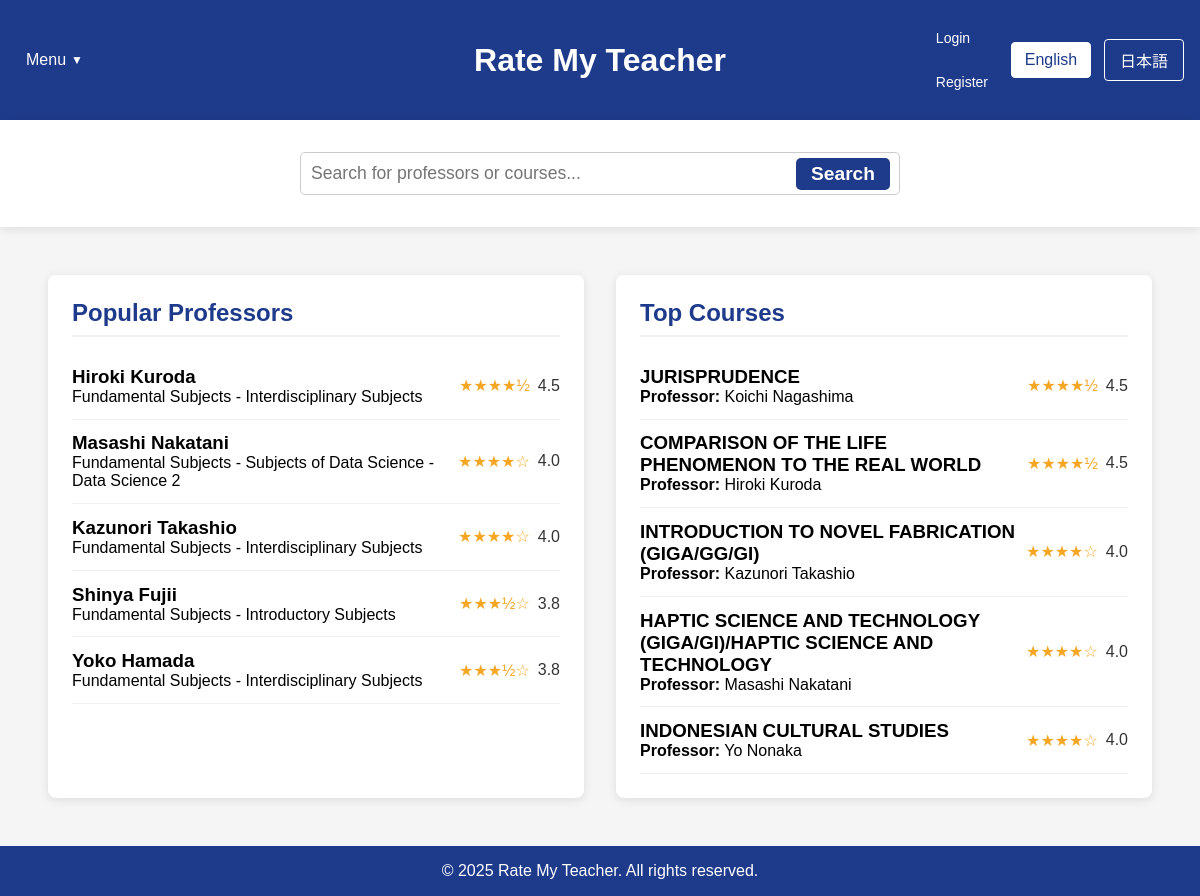
Page /home_fallback.php on the earlier database version.
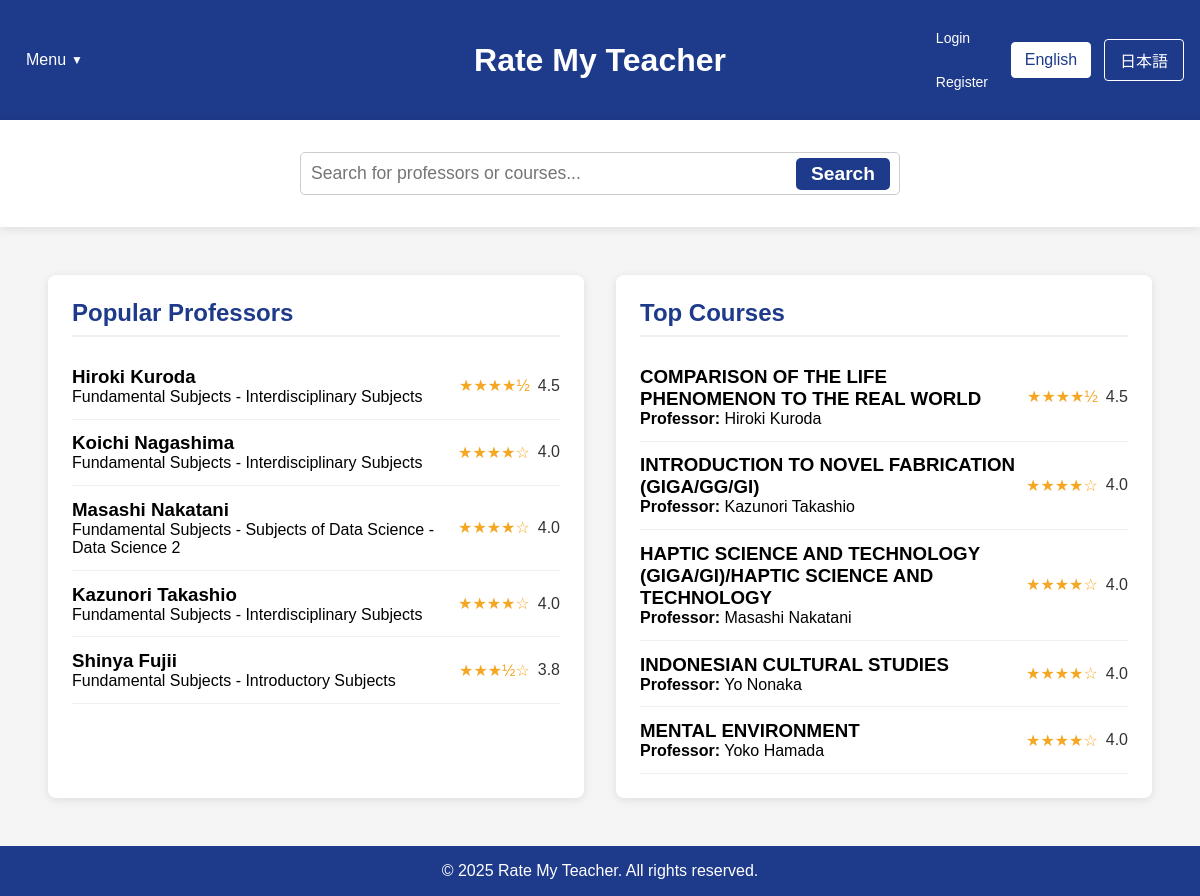
Same page on the later database version.
### tables this page shows
CREATE TABLE professors (
        id INTEGER PRIMARY KEY AUTOINCREMENT,
        name TEXT NOT NULL,
        department TEXT,
        bio TEXT,
        avg_content_quality REAL DEFAULT 0,
        avg_difficulty REAL DEFAULT 0,
        overall_rating REAL DEFAULT 0,
        review_count INTEGER DEFAULT 0
    );

CREATE TABLE courses (
        id INTEGER PRIMARY KEY AUTOINCREMENT,
        name TEXT NOT NULL,
        course_code TEXT,
        description TEXT,
        professor_id INTEGER,
        semester TEXT,
        avg_content_quality REAL DEFAULT 0,
        avg_difficulty REAL DEFAULT 0,
        overall_rating REAL DEFAULT 0,
        review_count INTEGER DEFAULT 0,
        FOREIGN KEY (professor_id) REFERENCES professors(id) ON DELETE SET NULL
    );

### home_fallback.php (the view, shortened to what this page needs)
<?php
$isLoggedIn = isset($_SESSION["loggedin"]) && $_SESSION["loggedin"] === true;
require_once 'config.php';
function getTopProfessors($limit = 5) {
    global $conn;
    $professors = [];
    try {
        $ratingCount = 0;
        $ratingCheckResult = $conn->query("SELECT COUNT(*) as count FROM ratings");
        if ($ratingCheckResult) {
            $ratingCountRow = $ratingCheckResult->fetchArray(SQLITE3_ASSOC);
            $ratingCount = $ratingCountRow['count'];
        }
        if ($ratingCount > 0) {
            $hasProfRatingColumns = false;
            $columnsResult = $conn->query("PRAGMA table_info(professors)");
            while ($col = $columnsResult->fetchArray(SQLITE3_ASSOC)) {
                if ($col['name'] === 'avg_content_quality' || $col['name'] === 'overall_rating') {
                    $hasProfRatingColumns = true;
                    break;
                }
            }
            if ($hasProfRatingColumns) {
                $stmt = $conn->prepare("
                    SELECT id, name, department,
                           COALESCE(overall_rating, (avg_content_quality + avg_difficulty) / 2) as avg_rating,
                           COALESCE(avg_content_quality, 0) as avg_content_quality,
                           COALESCE(avg_difficulty, 0) as avg_difficulty,
                           COALESCE(review_count, 0) as review_count
                    FROM professors
                    WHERE COALESCE(review_count, 0) > 0
                    ORDER BY avg_rating DESC, review_count DESC
                    LIMIT :limit
                ");
            }
            $stmt->bindValue(':limit', $limit, SQLITE3_INTEGER);
            $result = $stmt->execute();
            while ($row = $result->fetchArray(SQLITE3_ASSOC)) {
                if (isset($row['avg_rating']) && $row['avg_rating'] !== null) {
                    $row['avg_rating'] = number_format((float)$row['avg_rating'], 1);
                } else {
                    $row['avg_rating'] = "N/A";
                }
                $professors[] = $row;
            }
        }
    } catch (Exception $e) {
        error_log("Error fetching top professors: " . $e->getMessage());
    }
    return $professors;
}
function getTopCourses($limit = 5) {
    global $conn;
    $courses = [];
    try {
        $ratingCount = 0;
        $ratingCheckResult = $conn->query("SELECT COUNT(*) as count FROM ratings");
        if ($ratingCheckResult) {
            $ratingCountRow = $ratingCheckResult->fetchArray(SQLITE3_ASSOC);
            $ratingCount = $ratingCountRow['count'];
        }
        if ($ratingCount > 0) {
            $hasCourseRatingColumns = false;
            $columnsResult = $conn->query("PRAGMA table_info(courses)");
            while ($col = $columnsResult->fetchArray(SQLITE3_ASSOC)) {
                if ($col['name'] === 'avg_content_quality') {
                    $hasCourseRatingColumns = true;
                    break;
                }
            }
            if ($hasCourseRatingColumns) {
                $stmt = $conn->prepare("
                    SELECT c.id, c.name as course_name, c.course_code,
                        COALESCE(c.avg_content_quality, 0) as avg_content_quality,
                        COALESCE(c.avg_difficulty, 0) as avg_difficulty,
                        (COALESCE(c.avg_content_quality, 0) + (5 - COALESCE(c.avg_difficulty, 0))) / 2 as avg_rating,
                        COALESCE(c.review_count, 0) as review_count,
                        p.name as professor_name
                    FROM courses c
                    LEFT JOIN professors p ON c.professor_id = p.id
                    WHERE COALESCE(c.review_count, 0) > 0
                    ORDER BY avg_rating DESC, review_count DESC
                    LIMIT :limit
                ");
            }
            $stmt->bindValue(':limit', $limit, SQLITE3_INTEGER);
            $result = $stmt->execute();
            while ($row = $result->fetchArray(SQLITE3_ASSOC)) {
                if (isset($row['avg_rating']) && $row['avg_rating'] !== null) {
                    $row['avg_rating'] = number_format((float)$row['avg_rating'], 1);
                } else {
                    $row['avg_rating'] = "N/A";
                }
                $courses[] = $row;
            }
        }
    } catch (Exception $e) {
        error_log("Error fetching top courses: " . $e->getMessage());
    }
    return $courses;
}
$topProfessors = getTopProfessors(5);
$topCourses = getTopCourses(5);
?>
<!DOCTYPE html>
<html lang="en">
<head>
    <link rel="stylesheet" href="css/style.css">
</head>
<body>
    <div class="container">
        <header>
            <div class="header-left">
                <div class="dropdown">
                    <?php
                    $currentLang = isset($_COOKIE['language']) && $_COOKIE['language'] == 'ja' ? 'ja' : 'en';
                    $menuLabel = $currentLang == 'ja' ? 'メニュー' : 'Menu';
                    $logoutLabel = $currentLang == 'ja' ? 'ログアウト' : 'Logout';
                    $loginLabel = $currentLang == 'ja' ? 'ログイン' : 'Login';
                    $registerLabel = $currentLang == 'ja' ? '登録' : 'Register';
                    ?>
                    <button class="dropbtn"><?php echo $menuLabel; ?></button>
                </div>
            </div>
            <div class="header-center">
                <div class="logo">
                    <h1><a href="home.php" style="color: white; text-decoration: none;"><?php echo $currentLang == 'ja' ? 'Rate My Teacher' : 'Rate My Teacher'; ?></a></h1>
                </div>
            </div>
            <div class="header-right">
                <div class="auth-links">
                    <?php if ($isLoggedIn): ?>
                        <a href="logout.php"><?php echo $logoutLabel; ?></a>
                    <?php else: ?>
                        <a href="login.php"><?php echo $loginLabel; ?></a>
                        <a href="register.php"><?php echo $registerLabel; ?></a>
                    <?php endif; ?>
                </div>
                <div class="language-toggle">
                    <a href="?lang=en" class="<?php echo (!isset($_COOKIE['language']) || $_COOKIE['language'] == 'en') ? 'active' : ''; ?>"
                    style="display:inline-block; width:80px; text-align:center; padding:8px 0; margin-right:5px;
                            background:<?php echo (!isset($_COOKIE['language']) || $_COOKIE['language'] == 'en') ? 'white' : 'transparent'; ?>;
                            color:<?php echo (!isset($_COOKIE['language']) || $_COOKIE['language'] == 'en') ? '#1e3a8a' : 'white'; ?>;
                            text-decoration:none; border:1px solid white; border-radius:4px;"
                    onclick="document.cookie='language=en; path=/; max-age=2592000'; return true;">
                    English
                    </a>
                    <a href="?lang=ja" class="<?php echo (isset($_COOKIE['language']) && $_COOKIE['language'] == 'ja') ? 'active' : ''; ?>"
                    style="display:inline-block; width:80px; text-align:center; padding:8px 0;
                            background:<?php echo (isset($_COOKIE['language']) && $_COOKIE['language'] == 'ja') ? 'white' : 'transparent'; ?>;
                            color:<?php echo (isset($_COOKIE['language']) && $_COOKIE['language'] == 'ja') ? '#1e3a8a' : 'white'; ?>;
                            text-decoration:none; border:1px solid white; border-radius:4px;"
                    onclick="document.cookie='language=ja; path=/; max-age=2592000'; return true;">
                    日本語
                    </a>
                </div>
        </header>
        <div class="search-container">
            <div class="search-bar" style="position: relative !important;">
                <input type="text" id="searchInput" placeholder="<?php echo $currentLang == 'ja' ? '教授やコースを検索...' : 'Search for professors or courses...'; ?>" style="width: 100%; padding: 10px; border-radius: 5px; border: 1px solid #ccc;">
                <button id="searchButton" style="position: absolute; right: 10px; top: 50%; transform: translateY(-50%); background: #1e3a8a; color: white; border: none; padding: 5px 15px; border-radius: 5px; cursor: pointer;"><?php echo $currentLang == 'ja' ? '検索' : 'Search'; ?></button>
            </div>
        </div>
        <main style="flex: 1; display: flex; padding: 2rem;">
            <div id="popular-professors" class="content-box" style="flex: 1; background-color: white; margin: 1rem; padding: 1.5rem; border-radius: 8px; box-shadow: 0 2px 10px rgba(0,0,0,0.1);">
                <h2><?php echo $currentLang == 'ja' ? '人気の教授' : 'Popular Professors'; ?></h2>
                <div class="professor-list">
                    <?php foreach ($topProfessors as $professor): ?>
                    <a href="professor_page_template.php?name=<?php echo urlencode(str_replace(' ', '',$professor['name'])); ?>&lang=<?php echo $currentLang; ?>" style="text-decoration: none; color: inherit;">
                        <div class="professor-item" data-id="<?php echo $isLoggedIn ? $professor['id'] : 'login-required'; ?>">
                            <div>
                                <h3><?php echo htmlspecialchars($professor['name']); ?></h3>
                                <p><?php echo htmlspecialchars($professor['department'] ?? 'Unknown Department'); ?></p>
                            </div>
                            <div class="rating">
                                <?php
                                if ($professor['avg_rating'] !== 'N/A' && $professor['avg_rating'] > 0) {
                                    $fullStars = floor($professor['avg_rating']);
                                    $hasHalfStar = $professor['avg_rating'] - $fullStars >= 0.5;
                                    echo str_repeat('★', $fullStars);
                                    echo $hasHalfStar ? '½' : '';
                                    echo str_repeat('☆', 5 - $fullStars - ($hasHalfStar ? 1 : 0));
                                    echo ' <span>' . $professor['avg_rating'] . '</span>';
                                } else {
                                    echo '☆☆☆☆☆ <span>No ratings</span>';
                                }
                                ?>
                            </div>
                        </div>
                    </a>
                    <?php endforeach; ?>
                </div>
            </div>
            <div id="top-courses" class="content-box" style="flex: 1; background-color: white; margin: 1rem; padding: 1.5rem; border-radius: 8px; box-shadow: 0 2px 10px rgba(0,0,0,0.1);">
                <h2><?php echo $currentLang == 'ja' ? '人気のコース' : 'Top Courses'; ?></h2>
                <div class="course-list">
                    <?php foreach ($topCourses as $course): ?>
                    <a href="course.php?course=<?php echo urlencode($course['course_name'] ?? $course['name']); ?>&professor=<?php echo urlencode($course['professor_name'] ?? ''); ?>&lang=<?php echo $currentLang; ?>" style="text-decoration: none; color: inherit;">
                        <div class="course-item" data-id="<?php echo $isLoggedIn ? $course['id'] : 'login-required'; ?>">
                            <div>
                                <h3><?php echo htmlspecialchars($course['course_name'] ?? $course['name']); ?></h3>
                                <p><strong>Professor:</strong> <?php echo htmlspecialchars($course['professor_name'] ?? 'Unknown Professor'); ?></p>
                            </div>
                            <div class="rating">
                                <?php
                                if ($course['avg_rating'] !== 'N/A' && $course['avg_rating'] > 0) {
                                    $fullStars = floor($course['avg_rating']);
                                    $hasHalfStar = $course['avg_rating'] - $fullStars >= 0.5;
                                    echo str_repeat('★', $fullStars);
                                    echo $hasHalfStar ? '½' : '';
                                    echo str_repeat('☆', 5 - $fullStars - ($hasHalfStar ? 1 : 0));
                                    echo ' <span>' . $course['avg_rating'] . '</span>';
                                } else {
                                    echo '☆☆☆☆☆ <span>No ratings</span>';
                                }
                                ?>
                            </div>
                        </div>
                    </a>
                    <?php endforeach; ?>
                </div>
            </div>
        </main>
        <footer>
            <p>&copy; 2025 Rate My Teacher. All rights reserved.</p>
        </footer>
    </div>
</body>
</html>

### css/style.css (style rules this page uses)
body { font-family: Arial, sans-serif; background-color: #f5f5f5; margin: 0; padding: 0; }
a { color: #1e3a8a; text-decoration: none; }
.container { width: 100%; min-height: 100vh; display: flex; flex-direction: column; }
header { background-color: #1e3a8a; color: white; padding: 1rem; display: flex; justify-content: space-between; align-items: center; }
.header-left { width: 25%; }
.header-center { width: 50%; text-align: center; }
.header-right { width: 25%; display: flex; justify-content: flex-end; align-items: center; }
.auth-links { margin-right: 15px; }
.auth-links a, .auth-links span { color: white; text-decoration: none; margin-left: 15px; font-size: 14px; }
.logo { display: flex; flex-direction: column; align-items: center; }
.dropdown { position: relative; display: inline-block; }
.dropbtn { background-color: transparent; color: white; padding: 10px; font-size: 16px; border: none; cursor: pointer; display: flex; align-items: center; }
.dropbtn::after { content: "▼"; font-size: 12px; margin-left: 5px; }
.language-toggle { display: flex; align-items: center; }
.language-toggle button, .language-toggle a { background: none; border: 1px solid white; color: white; padding: 0.5rem 1rem; margin-left: 0.5rem; cursor: pointer; border-radius: 4px; min-width: 80px; text-align: center; white-space: nowrap; }
.language-toggle button.active, .language-toggle a.active { background-color: white; color: #1e3a8a; }
.search-container { width: 100%; display: flex; justify-content: center; padding: 1.5rem; background-color: white; box-shadow: 0 2px 10px rgba(0,0,0,0.1); }
.search-bar { width: 95%; max-width: 1200px; position: relative !important; }
.search-bar input { width: 100%; padding: 2rem 6rem 2rem 2rem; border: 2.5px solid #ff0000; border-radius: 50px; font-size: 1.3rem; }
.search-bar button { position: absolute; right: 15px; top: 50%; transform: translateY(-50%); background-color: #1e3a8a; color: white; border: none; border-radius: 40px; padding: 1rem 2rem; cursor: pointer; font-size: 1.2rem; font-weight: bold; }
main { flex: 1; display: flex; padding: 2rem; justify-content: center; }
.content-box { flex: 1; max-width: 800px; background-color: white; margin: 1rem; padding: 1.5rem; border-radius: 8px; box-shadow: 0 2px 10px rgba(0,0,0,0.1); }
.content-box h2 { color: #1e3a8a; margin-bottom: 1rem; border-bottom: 2px solid #f0f0f0; padding-bottom: 0.5rem; }
.professor-item, .course-item { display: flex; align-items: center; padding: 0.8rem 0; border-bottom: 1px solid #f0f0f0; cursor: pointer; transition: background-color 0.2s; }
.rating { display: flex; align-items: center; margin-left: auto; color: #f5a623; }
.rating span { margin-left: 0.5rem; color: #333; }
footer { background-color: #1e3a8a; color: white; text-align: center; padding: 1rem; }
.search-item, .course-item, .professor-item, .dropdown-content a, .auth-links a { min-height: 44px; display: flex; align-items: center; }
* { word-wrap: break-word; overflow-wrap: break-word; }

Differences in the rows shown:
no longer on this page (row unchanged): professors: name "Yoko Hamada", department "Fundamental Subjects - Interdisciplinary Subjects", fullStars "★★★", shows "½", hasHalfStar "☆", avg_rating "3.8"
no longer on this page (row edited): courses: name "JURISPRUDENCE", professor.name "Koichi Nagashima", fullStars "★★★★", shows "½", avg_rating "4.5"
now on this page (row edited): professors: name "Koichi Nagashima", department "Fundamental Subjects - Interdisciplinary Subjects", fullStars "★★★★", hasHalfStar "☆", avg_rating "4.0"
now on this page (row unchanged): courses: name "MENTAL ENVIRONMENT", professor.name "Yoko Hamada", fullStars "★★★★", hasHalfStar "☆", avg_rating "4.0"
